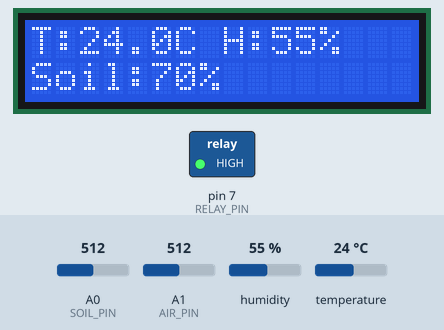
Bench run of a sketch on a simulated Arduino Uno, built with avr-gcc and run on an emulated ATmega328P. Shown: 16×2 character LCD, switched loads named in the sketch (green lamp = pin HIGH). Inputs (shaded band) come from the test bench; at power-on: A0 (SOIL_PIN) = 512, A1 (AIR_PIN) = 512, humidity 55 %, temperature 24 °C. What the sketch prints to the serial monitor is not drawn.

Above: at 3.3 s.
3.4 s: A0 (SOIL_PIN) set to 718
At 10.5 s:
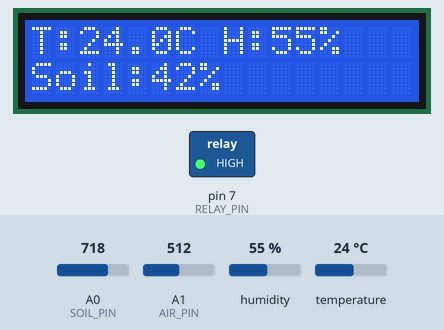
15.6 s: A0 (SOIL_PIN) set to 745
At 20.3 s:
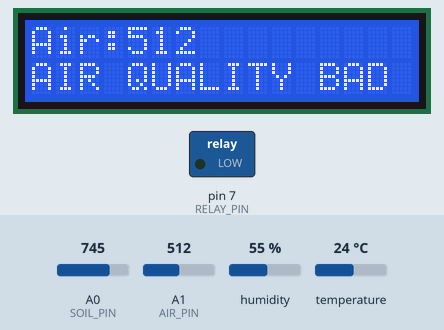
25.6 s: A1 (AIR_PIN) set to 490
At 35.0 s:
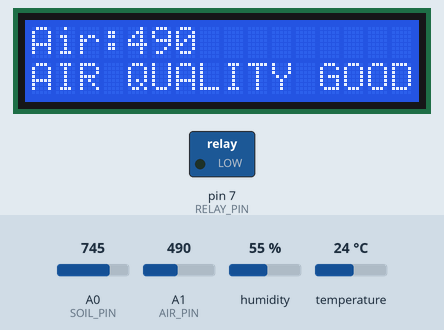
37.4 s: humidity set to 22 %
At 39.6 s:
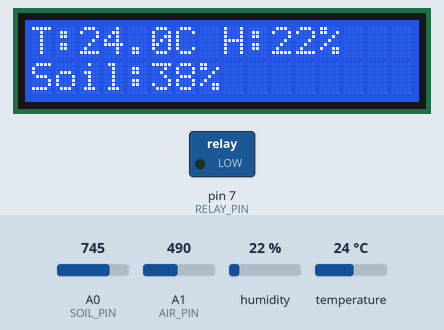
44.6 s: A0 (SOIL_PIN) set to 600
At 47.0 s:
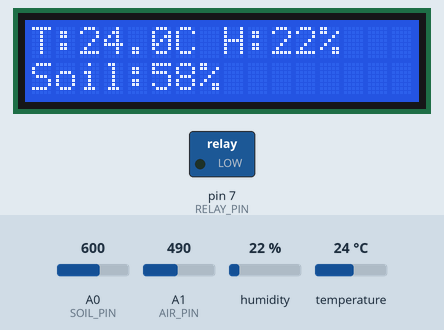
51.8 s: A0 (SOIL_PIN) set to 576
At 58.2 s:
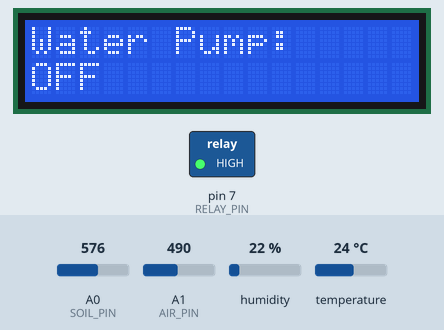
Timing chart, 0 to 59.7 s (numbered marks = the images above; inputs shaded):
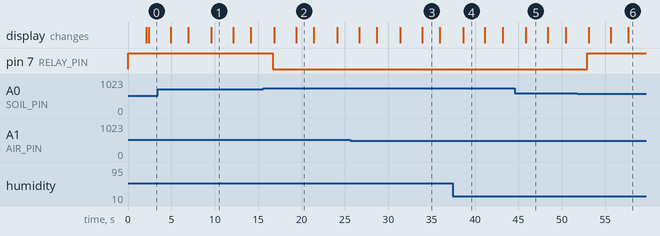

Measured:
- the behaviour switches between 726 and 727 on A0 (SOIL_PIN) (found by bisection; images 1 and 2)
- the behaviour switches between 590 and 589 on A0 (SOIL_PIN) (found by bisection; images 5 and 6)
- after the input at 15.6 s, pin 7 (RELAY_PIN): HIGH → LOW after 1.1 s
- after the input at 25.6 s, the display: first differs from a run without the input after 8.3 s (image 3)
- after the input at 51.8 s, pin 7 (RELAY_PIN): LOW → HIGH after 1.1 s
- what the display in image 1 shows lasts 2.5 s, from 9.6 s to 12.1 s
- what the display in image 2 shows lasts 2.0 s, from 19.4 s to 21.4 s

The sketch:

SOLAR_POWERED_SMART_IRRIGATION___ENVIRONMENT_MONITORING.ino
```cpp
#include <Wire.h>
#include <LiquidCrystal_I2C.h>
#include <DHT.h>

// ============================================================
// PIN CONFIGURATION
// ============================================================

#define SOIL_PIN       A0
#define AIR_PIN        A1

#define DHT_PIN        4
#define DHT_TYPE       DHT11

#define RELAY_PIN      7

// ============================================================
// OBJECTS
// ============================================================

DHT dht(DHT_PIN, DHT_TYPE);

LiquidCrystal_I2C lcd(0x27, 16, 2);

// ============================================================
// SETTINGS
// ============================================================

// Soil moisture threshold
// Lower value generally means drier soil for many resistive
// sensors. Check your sensor and calibrate this value.

#define SOIL_DRY_THRESHOLD 40

// Air quality threshold
#define AIR_ALERT_THRESHOLD 500

// ============================================================
// VARIABLES
// ============================================================

int soilRaw;
int soilPercent;

int airValue;

float temperature;
float humidity;

bool pumpStatus = false;


void setup()
{
  Serial.begin(9600);

  // Sensor pins
  pinMode(SOIL_PIN, INPUT);
  pinMode(AIR_PIN, INPUT);

  // Relay
  pinMode(RELAY_PIN, OUTPUT);

  // Initially pump OFF
  digitalWrite(RELAY_PIN, HIGH);

  // DHT11
  dht.begin();

  // LCD
  lcd.init();
  lcd.backlight();

  lcd.clear();

  lcd.setCursor(0, 0);
  lcd.print("SMART IRRIGATION");

  lcd.setCursor(0, 1);
  lcd.print("SYSTEM STARTING");

  delay(2000);

  lcd.clear();

  Serial.println("=================================");
  Serial.println("SOLAR SMART IRRIGATION SYSTEM");
  Serial.println("=================================");
}


void readSoilMoisture()
{
  soilRaw = analogRead(SOIL_PIN);


  soilPercent = map(soilRaw, 1023, 300, 0, 100);

  soilPercent = constrain(soilPercent, 0, 100);
}


void readDHT()
{
  humidity = dht.readHumidity();
  temperature = dht.readTemperature();

  if (isnan(humidity) || isnan(temperature))
  {
    Serial.println("DHT11 ERROR");

    temperature = 0;
    humidity = 0;
  }
}


void readAirQuality()
{
  airValue = analogRead(AIR_PIN);
}


void controlPump()
{

  if (soilPercent <= SOIL_DRY_THRESHOLD)
  {
    pumpStatus = true;
    digitalWrite(RELAY_PIN, LOW);
  }

  else if (soilPercent >= 60)
  {
    pumpStatus = false;
    digitalWrite(RELAY_PIN, HIGH);
  }
}


void displayMainStatus()
{
  lcd.clear();

  lcd.setCursor(0, 0);
  lcd.print("T:");
  lcd.print(temperature, 1);

  lcd.print("C H:");
  lcd.print(humidity, 0);
  lcd.print("%");

  lcd.setCursor(0, 1);
  lcd.print("Soil:");
  lcd.print(soilPercent);
  lcd.print("%");

  delay(2500);
}

void displayAirQuality()
{
  lcd.clear();

  lcd.setCursor(0, 0);
  lcd.print("Air:");
  lcd.print(airValue);

  lcd.setCursor(0, 1);

  if (airValue >= AIR_ALERT_THRESHOLD)
  {
    lcd.print("AIR QUALITY BAD");
  }
  else
  {
    lcd.print("AIR QUALITY GOOD");
  }

  delay(2000);
}


void displayPumpStatus()
{
  lcd.clear();

  lcd.setCursor(0, 0);
  lcd.print("Water Pump:");

  lcd.setCursor(0, 1);

  if (pumpStatus)
  {
    lcd.print("ON - IRRIGATION");
  }
  else
  {
    lcd.print("OFF");
  }

  delay(2000);
}


void printSerialData()
{
  Serial.println("---------------------------------");

  Serial.print("Soil Raw       : ");
  Serial.println(soilRaw);

  Serial.print("Soil Moisture  : ");
  Serial.print(soilPercent);
  Serial.println("%");

  Serial.print("Temperature    : ");
  Serial.print(temperature);
  Serial.println(" C");

  Serial.print("Humidity       : ");
  Serial.print(humidity);
  Serial.println(" %");

  Serial.print("Air Quality    : ");
  Serial.println(airValue);

  Serial.print("Water Pump     : ");

  if (pumpStatus)
  {
    Serial.println("ON");
  }
  else
  {
    Serial.println("OFF");
  }

  Serial.println("---------------------------------");
}

void loop()
{
  // Read all sensors
  readSoilMoisture();
  readDHT();
  readAirQuality();

  // Automatic irrigation
  controlPump();

  // Serial monitor
  printSerialData();

  // LCD pages
  displayMainStatus();
  displayAirQuality();
  displayPumpStatus();

  delay(500);
}
```
